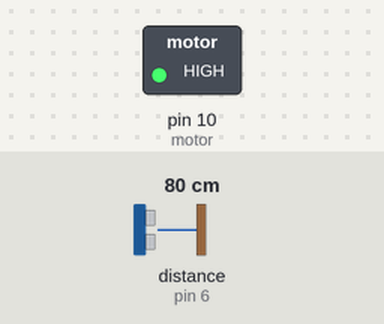
The sketch below on a simulated Arduino Uno, built with avr-gcc and run on an emulated ATmega328P. On the bench: switched loads named in the sketch (green lamp = pin HIGH). Wiring (inferred from the names in the program): ultrasonic range finder: trigger pin 7; echo pin 6. The inputs (shaded band) are chosen by the test bench; at power-on: distance to the obstacle (sensor on pin 6) 80 cm. The echo pulse lasts 58.3 µs per cm; pins used as bus, display or sensor lines are not drawn.

Above: at 1.2 s.
1.3 s: distance to the obstacle (sensor on pin 6) set to 12 cm
2.8 s: distance to the obstacle (sensor on pin 6) set to 9 cm
At 3.5 s:
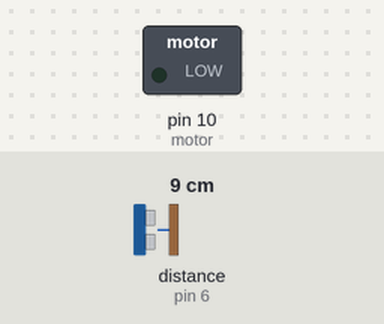
4.3 s: distance to the obstacle (sensor on pin 6) set to 18 cm
At 5.5 s:
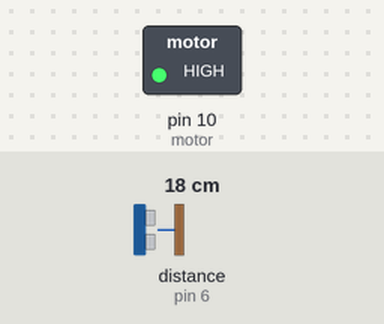
5.8 s: distance to the obstacle (sensor on pin 6) set to 2 cm
At 6.8 s:
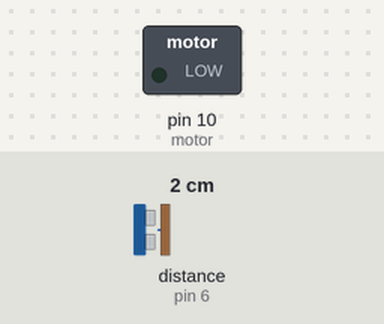
Timing chart, 0 to 8.3 s (numbered marks = the images above; inputs shaded):
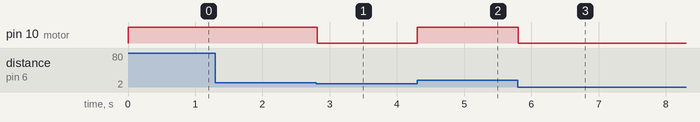

Measured:
- the behaviour switches between 11 and 10 cm on distance to the obstacle (sensor on pin 6) (found by bisection; images 0 and 1)
- after the input at 1.3 s, every drawn part: stays the same
- after the input at 2.8 s, pin 10 (motor): HIGH → LOW at once
- after the input at 4.3 s, pin 10 (motor): LOW → HIGH at once
- after the input at 5.8 s, pin 10 (motor): HIGH → LOW at once

The sketch:

sketch.ino
```cpp
const int motor = 10;
const int emisor = 6;
const int receptor = 7;
const int pin_rojo = 5;
const int pin_verde = 4;
const int pin_amarillo = 3;
const double distancia_sonido = 0.01723;

void setup()
{
  Serial.begin(9600);
  pinMode(motor,INPUT);
  pinMode(receptor,OUTPUT);
  pinMode(emisor,INPUT);
  pinMode(pin_rojo,INPUT);
  pinMode(pin_verde,INPUT);
  pinMode(pin_amarillo,INPUT);
}

void loop()
{
  long distancia = distancia_sonido * leerUltrasonidoDistancia(receptor, emisor);
  if (distancia >= 10 and distancia <= 50) {
    digitalWrite(pin_rojo,HIGH);
    digitalWrite(pin_verde,LOW);
    digitalWrite(pin_amarillo,LOW);
    analogWrite(motor,1023);
  }else if (distancia >= 180 and distancia <= 200) {
    digitalWrite(pin_rojo,LOW);
    digitalWrite(pin_verde,HIGH);
    digitalWrite(pin_amarillo,LOW);
    analogWrite(motor,0);
  }else if (distancia > 50 and distancia < 200){
    digitalWrite(pin_rojo,LOW);
    digitalWrite(pin_verde,LOW);
    digitalWrite(pin_amarillo,HIGH);
    analogWrite(motor,1023);
  }else {
    digitalWrite(pin_rojo,LOW);
    digitalWrite(pin_verde,LOW);
    digitalWrite(pin_amarillo,LOW);
    analogWrite(motor,0);
  }
  delay(10);
}

long leerUltrasonidoDistancia(int triggerPin, int echoPin)
{
  digitalWrite(triggerPin, LOW);
  delayMicroseconds(2);
  digitalWrite(triggerPin, HIGH);
  delayMicroseconds(10);
  digitalWrite(triggerPin, LOW);
  return pulseIn(echoPin, HIGH);
}
```
